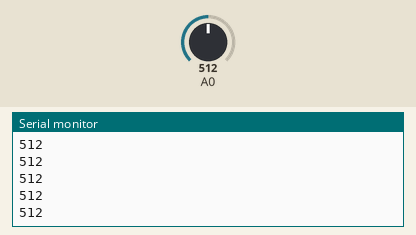
This sketch was run on a simulated Arduino Uno, built with avr-gcc and run on an emulated ATmega328P. On the bench: the last lines printed to the serial monitor. The test bench sets the inputs (shaded band); at power-on: A0 = 512.

Above: at 1.2 s.
1.3 s: A0 set to 716
At 2.4 s:
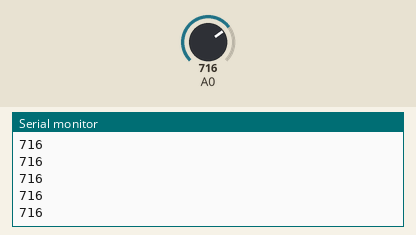
2.8 s: A0 set to 900
At 3.9 s:
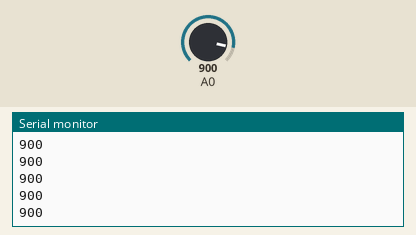
Timing chart, 0 to 5.8 s (numbered marks = the images above; inputs shaded):
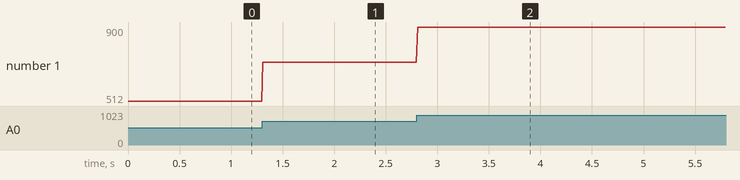

The sketch:

AnalogReadSerial-uade.ino
```cpp
// la rutina/bloque setup se ejecuta una vez al comienzo
void setup() {
  // inicializa la comunicación serial a 9600 bits por segundo:
  Serial.begin(9600);
}

// la rutina loop se ejecuta una y otra vez
void loop() {
  // lee la entrada en el pin analógico A0:
  int valorSensor = analogRead(A0);

  // imprime/envia el valor leído:
  Serial.println(valorSensor);

  delay(10);  // demora entre lecturas para estabilidad ¿que pasa si lo cambiamos?
}
```

Measured:
- after the input at 1.3 s, the serial monitor: prints a new line at once (image 1)
- after the input at 2.8 s, the serial monitor: prints a new line at once (image 2)
- plotted number 1: 512 → 716 after the input at 1.3 s, 716 → 900 after the input at 2.8 s
